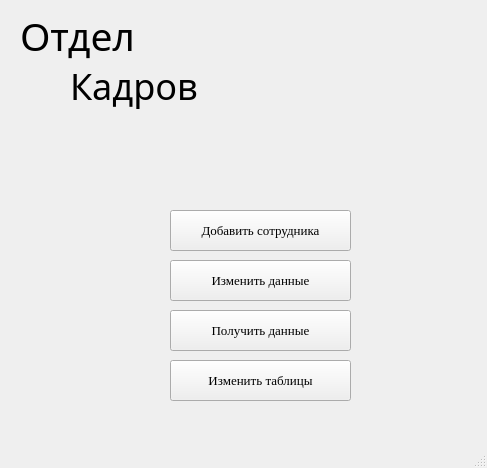
<?xml version="1.0" encoding="UTF-8"?>
<ui version="4.0">
 <class>MainWindow</class>
 <widget class="QMainWindow" name="MainWindow">
  <property name="geometry">
   <rect>
    <x>0</x>
    <y>0</y>
    <width>487</width>
    <height>468</height>
   </rect>
  </property>
  <property name="windowTitle">
   <string>MainWindow</string>
  </property>
  <widget class="QWidget" name="centralwidget">
   <widget class="QPushButton" name="btn_add">
    <property name="geometry">
     <rect>
      <x>170</x>
      <y>210</y>
      <width>181</width>
      <height>41</height>
     </rect>
    </property>
    <property name="font">
     <font>
      <family>Times New Roman</family>
      <pointsize>10</pointsize>
     </font>
    </property>
    <property name="cursor">
     <cursorShape>PointingHandCursor</cursorShape>
    </property>
    <property name="text">
     <string>Добавить сотрудника</string>
    </property>
   </widget>
   <widget class="QPushButton" name="btn_change">
    <property name="geometry">
     <rect>
      <x>170</x>
      <y>260</y>
      <width>181</width>
      <height>41</height>
     </rect>
    </property>
    <property name="font">
     <font>
      <family>Times New Roman</family>
      <pointsize>10</pointsize>
     </font>
    </property>
    <property name="cursor">
     <cursorShape>PointingHandCursor</cursorShape>
    </property>
    <property name="text">
     <string>Изменить данные</string>
    </property>
   </widget>
   <widget class="QPushButton" name="btn_get">
    <property name="geometry">
     <rect>
      <x>170</x>
      <y>310</y>
      <width>181</width>
      <height>41</height>
     </rect>
    </property>
    <property name="font">
     <font>
      <family>Times New Roman</family>
      <pointsize>10</pointsize>
     </font>
    </property>
    <property name="text">
     <string>Получить данные</string>
    </property>
   </widget>
   <widget class="QLabel" name="label">
    <property name="geometry">
     <rect>
      <x>20</x>
      <y>10</y>
      <width>141</width>
      <height>51</height>
     </rect>
    </property>
    <property name="font">
     <font>
      <family>Monotype Corsiva</family>
      <pointsize>29</pointsize>
     </font>
    </property>
    <property name="text">
     <string>Отдел</string>
    </property>
   </widget>
   <widget class="QLabel" name="label_2">
    <property name="geometry">
     <rect>
      <x>70</x>
      <y>60</y>
      <width>171</width>
      <height>51</height>
     </rect>
    </property>
    <property name="font">
     <font>
      <family>Monotype Corsiva</family>
      <pointsize>27</pointsize>
     </font>
    </property>
    <property name="text">
     <string>Кадров</string>
    </property>
   </widget>
   <widget class="QPushButton" name="btn_changeother">
    <property name="geometry">
     <rect>
      <x>170</x>
      <y>360</y>
      <width>181</width>
      <height>41</height>
     </rect>
    </property>
    <property name="font">
     <font>
      <family>Times New Roman</family>
      <pointsize>10</pointsize>
     </font>
    </property>
    <property name="text">
     <string>Изменить таблицы</string>
    </property>
   </widget>
  </widget>
  <widget class="QStatusBar" name="statusbar"/>
 </widget>
 <resources/>
 <connections/>
</ui>
